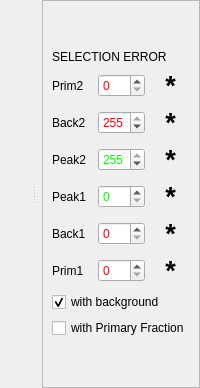
                  <widget class="QSplitter" name="splitter_2">
                   <property name="orientation">
                    <enum>Qt::Horizontal</enum>
                   </property>
                   <property name="childrenCollapsible">
                    <bool>false</bool>
                   </property>
                   <widget class="MPLWidgetNoLog" name="data_yt_plot" native="true">
                    <property name="sizePolicy">
                     <sizepolicy hsizetype="Expanding" vsizetype="Expanding">
                      <horstretch>0</horstretch>
                      <verstretch>0</verstretch>
                     </sizepolicy>
                    </property>
                   </widget>
                   <widget class="QWidget" name="layoutWidget_5">
                    <layout class="QHBoxLayout" name="horizontalLayout_31">
                     <item>
                      <widget class="MPLWidgetXLog" name="data_yi_plot" native="true">
                       <property name="enabled">
                        <bool>true</bool>
                       </property>
                       <property name="sizePolicy">
                        <sizepolicy hsizetype="Expanding" vsizetype="Expanding">
                         <horstretch>0</horstretch>
                         <verstretch>0</verstretch>
                        </sizepolicy>
                       </property>
                       <property name="statusTip">
                        <string extracomment="yo"/>
                       </property>
                       <property name="whatsThis">
                        <string extracomment="ya"/>
                       </property>
                      </widget>
                     </item>
                     <item>
                      <widget class="QFrame" name="frame_11">
                       <property name="maximumSize">
                        <size>
                         <width>180</width>
                         <height>16777215</height>
                        </size>
                       </property>
                       <property name="frameShape">
                        <enum>QFrame::StyledPanel</enum>
                       </property>
                       <property name="frameShadow">
                        <enum>QFrame::Raised</enum>
                       </property>
                       <layout class="QVBoxLayout" name="verticalLayout_26">
                        <item>
                         <spacer name="verticalSpacer_5">
                          <property name="orientation">
                           <enum>Qt::Vertical</enum>
                          </property>
                          <property name="sizeType">
                           <enum>QSizePolicy::Minimum</enum>
                          </property>
                          <property name="sizeHint" stdset="0">
                           <size>
                            <width>20</width>
                            <height>40</height>
                           </size>
                          </property>
                         </spacer>
                        </item>
                        <item>
                         <widget class="QLabel" name="data_selection_error_label">
                          <property name="text">
                           <string>SELECTION ERROR</string>
                          </property>
                         </widget>
                        </item>
                        <item>
                         <layout class="QVBoxLayout" name="verticalLayout_28">
                          <item>
                           <layout class="QHBoxLayout" name="horizontalLayout_36">
                            <item>
                             <widget class="QLabel" name="dataPrimToLabel">
                              <property name="text">
                               <string>Prim2</string>
                              </property>
                             </widget>
                            </item>
                            <item>
                             <widget class="QSpinBox" name="dataPrimToValue">
                              <property name="enabled">
                               <bool>true</bool>
                              </property>
                              <property name="palette">
                               <palette>
                                <active>
                                 <colorrole role="Text">
                                  <brush brushstyle="SolidPattern">
                                   <color alpha="255">
                                    <red>255</red>
                                    <green>0</green>
                                    <blue>0</blue>
                                   </color>
                                  </brush>
                                 </colorrole>
                                </active>
                                <inactive>
                                 <colorrole role="Text">
                                  <brush brushstyle="SolidPattern">
                                   <color alpha="255">
                                    <red>255</red>
                                    <green>0</green>
                                    <blue>0</blue>
                                   </color>
                                  </brush>
                                 </colorrole>
                                </inactive>
                                <disabled>
                                 <colorrole role="Text">
                                  <brush brushstyle="SolidPattern">
                                   <color alpha="255">
                                    <red>118</red>
                                    <green>118</green>
                                    <blue>117</blue>
                                   </color>
                                  </brush>
                                 </colorrole>
                                </disabled>
                               </palette>
                              </property>
                              <property name="maximum">
                               <number>255</number>
                              </property>
                              <property name="value">
                               <number>0</number>
                              </property>
                             </widget>
                            </item>
                            <item>
                             <widget class="QLabel" name="dataPrimToError">
                              <property name="font">
                               <font>
                                <pointsize>20</pointsize>
                                <weight>75</weight>
                                <bold>true</bold>
                               </font>
                              </property>
                              <property name="accessibleDescription">
                               <string/>
                              </property>
                              <property name="text">
                               <string>*</string>
                              </property>
                              <property name="alignment">
                               <set>Qt::AlignCenter</set>
                              </property>
                             </widget>
                            </item>
                           </layout>
                          </item>
                          <item>
                           <layout class="QHBoxLayout" name="horizontalLayout_32">
                            <item>
                             <widget class="QLabel" name="dataBackFromLabel">
                              <property name="enabled">
                               <bool>true</bool>
                              </property>
                              <property name="text">
                               <string>Back2</string>
                              </property>
                             </widget>
                            </item>
                            <item>
                             <widget class="QSpinBox" name="dataBackToValue">
                              <property name="palette">
                               <palette>
                                <active>
                                 <colorrole role="Text">
                                  <brush brushstyle="SolidPattern">
                                   <color alpha="255">
                                    <red>255</red>
                                    <green>0</green>
                                    <blue>0</blue>
                                   </color>
                                  </brush>
                                 </colorrole>
                                </active>
                                <inactive>
                                 <colorrole role="Text">
                                  <brush brushstyle="SolidPattern">
                                   <color alpha="255">
                                    <red>255</red>
                                    <green>0</green>
                                    <blue>0</blue>
                                   </color>
                                  </brush>
                                 </colorrole>
                                </inactive>
                                <disabled>
                                 <colorrole role="Text">
                                  <brush brushstyle="SolidPattern">
                                   <color alpha="255">
                                    <red>118</red>
                                    <green>118</green>
                                    <blue>117</blue>
                                   </color>
                                  </brush>
                                 </colorrole>
                                </disabled>
                               </palette>
                              </property>
                              <property name="maximum">
                               <number>255</number>
                              </property>
                              <property name="value">
                               <number>255</number>
                              </property>
                             </widget>
                            </item>
                            <item>
                             <widget class="QLabel" name="data_back2_error">
                              <property name="font">
                               <font>
                                <pointsize>20</pointsize>
                                <weight>75</weight>
                                <bold>true</bold>
                               </font>
                              </property>
                              <property name="accessibleDescription">
                               <string/>
                              </property>
                              <property name="text">
                               <string>*</string>
                              </property>
                              <property name="alignment">
                               <set>Qt::AlignCenter</set>
                              </property>
                             </widget>
                            </item>
                           </layout>
                          </item>
                          <item>
                           <layout class="QHBoxLayout" name="horizontalLayout_33">
                            <item>
                             <widget class="QLabel" name="dataPeakFromLabel">
                              <property name="text">
                               <string>Peak2</string>
                              </property>
                             </widget>
                            </item>
                            <item>
                             <widget class="QSpinBox" name="dataPeakToValue">
                              <property name="enabled">
                               <bool>true</bool>
                              </property>
                              <property name="palette">
                               <palette>
                                <active>
                                 <colorrole role="Text">
                                  <brush brushstyle="SolidPattern">
                                   <color alpha="255">
                                    <red>0</red>
                                    <green>255</green>
                                    <blue>0</blue>
                                   </color>
                                  </brush>
                                 </colorrole>
                                </active>
                                <inactive>
                                 <colorrole role="Text">
                                  <brush brushstyle="SolidPattern">
                                   <color alpha="255">
                                    <red>0</red>
                                    <green>255</green>
                                    <blue>0</blue>
                                   </color>
                                  </brush>
                                 </colorrole>
                                </inactive>
                                <disabled>
                                 <colorrole role="Text">
                                  <brush brushstyle="SolidPattern">
                                   <color alpha="255">
                                    <red>118</red>
                                    <green>118</green>
                                    <blue>117</blue>
                                   </color>
                                  </brush>
                                 </colorrole>
                                </disabled>
                               </palette>
                              </property>
                              <property name="maximum">
                               <number>255</number>
                              </property>
                              <property name="value">
                               <number>255</number>
                              </property>
                             </widget>
                            </item>
                            <item>
                             <widget class="QLabel" name="data_peak2_error">
                              <property name="font">
                               <font>
                                <pointsize>20</pointsize>
                                <weight>75</weight>
                                <bold>true</bold>
                               </font>
                              </property>
                              <property name="accessibleDescription">
                               <string/>
                              </property>
                              <property name="text">
                               <string>*</string>
                              </property>
                              <property name="alignment">
                               <set>Qt::AlignCenter</set>
                              </property>
                             </widget>
                            </item>
                           </layout>
                          </item>
                          <item>
                           <layout class="QHBoxLayout" name="horizontalLayout_34">
                            <item>
                             <widget class="QLabel" name="dataPeakToLabel">
                              <property name="enabled">
                               <bool>true</bool>
                              </property>
                              <property name="text">
                               <string>Peak1</string>
                              </property>
                             </widget>
                            </item>
                            <item>
                             <widget class="QSpinBox" name="dataPeakFromValue">
                              <property name="enabled">
                               <bool>true</bool>
                              </property>
                              <property name="palette">
                               <palette>
                                <active>
                                 <colorrole role="Text">
                                  <brush brushstyle="SolidPattern">
                                   <color alpha="255">
                                    <red>0</red>
                                    <green>255</green>
                                    <blue>0</blue>
                                   </color>
                                  </brush>
                                 </colorrole>
                                </active>
                                <inactive>
                                 <colorrole role="Text">
                                  <brush brushstyle="SolidPattern">
                                   <color alpha="255">
                                    <red>0</red>
                                    <green>255</green>
                                    <blue>0</blue>
                                   </color>
                                  </brush>
                                 </colorrole>
                                </inactive>
                                <disabled>
                                 <colorrole role="Text">
                                  <brush brushstyle="SolidPattern">
                                   <color alpha="255">
                                    <red>118</red>
                                    <green>118</green>
                                    <blue>117</blue>
                                   </color>
                                  </brush>
                                 </colorrole>
                                </disabled>
                               </palette>
                              </property>
                              <property name="maximum">
                               <number>255</number>
                              </property>
                              <property name="value">
                               <number>0</number>
                              </property>
                             </widget>
                            </item>
                            <item>
                             <widget class="QLabel" name="data_peak1_error">
                              <property name="font">
                               <font>
                                <pointsize>20</pointsize>
                                <weight>75</weight>
                                <bold>true</bold>
                               </font>
                              </property>
                              <property name="accessibleDescription">
                               <string/>
                              </property>
                              <property name="text">
                               <string>*</string>
                              </property>
                              <property name="alignment">
                               <set>Qt::AlignCenter</set>
                              </property>
                             </widget>
                            </item>
                           </layout>
                          </item>
                          <item>
                           <layout class="QHBoxLayout" name="horizontalLayout_35">
                            <item>
                             <widget class="QLabel" name="dataBackToLabel">
                              <property name="text">
                               <string>Back1</string>
                              </property>
                             </widget>
                            </item>
                            <item>
                             <widget class="QSpinBox" name="dataBackFromValue">
                              <property name="palette">
                               <palette>
                                <active>
                                 <colorrole role="Text">
                                  <brush brushstyle="SolidPattern">
                                   <color alpha="255">
                                    <red>255</red>
                                    <green>0</green>
                                    <blue>0</blue>
                                   </color>
                                  </brush>
                                 </colorrole>
                                </active>
                                <inactive>
                                 <colorrole role="Text">
                                  <brush brushstyle="SolidPattern">
                                   <color alpha="255">
                                    <red>255</red>
                                    <green>0</green>
                                    <blue>0</blue>
                                   </color>
                                  </brush>
                                 </colorrole>
                                </inactive>
                                <disabled>
                                 <colorrole role="Text">
                                  <brush brushstyle="SolidPattern">
                                   <color alpha="255">
                                    <red>118</red>
                                    <green>118</green>
                                    <blue>117</blue>
                                   </color>
                                  </brush>
                                 </colorrole>
                                </disabled>
                               </palette>
                              </property>
                              <property name="maximum">
                               <number>255</number>
                              </property>
                              <property name="value">
                               <number>0</number>
                              </property>
                             </widget>
                            </item>
                            <item>
                             <widget class="QLabel" name="data_back1_error">
                              <property name="font">
                               <font>
                                <pointsize>20</pointsize>
                                <weight>75</weight>
                                <bold>true</bold>
                               </font>
                              </property>
                              <property name="accessibleDescription">
                               <string/>
                              </property>
                              <property name="text">
                               <string>*</string>
                              </property>
                              <property name="alignment">
                               <set>Qt::AlignCenter</set>
                              </property>
                             </widget>
                            </item>
                           </layout>
                          </item>
                          <item>
                           <layout class="QHBoxLayout" name="horizontalLayout_40">
                            <item>
                             <widget class="QLabel" name="dataPrimFromLabel">
                              <property name="text">
                               <string>Prim1</string>
                              </property>
                             </widget>
                            </item>
                            <item>
                             <widget class="QSpinBox" name="dataPrimFromValue">
                              <property name="palette">
                               <palette>
                                <active>
                                 <colorrole role="Text">
                                  <brush brushstyle="SolidPattern">
                                   <color alpha="255">
                                    <red>255</red>
                                    <green>0</green>
                                    <blue>0</blue>
                                   </color>
                                  </brush>
                                 </colorrole>
                                </active>
                                <inactive>
                                 <colorrole role="Text">
                                  <brush brushstyle="SolidPattern">
                                   <color alpha="255">
                                    <red>255</red>
                                    <green>0</green>
                                    <blue>0</blue>
                                   </color>
                                  </brush>
                                 </colorrole>
                                </inactive>
                                <disabled>
                                 <colorrole role="Text">
                                  <brush brushstyle="SolidPattern">
                                   <color alpha="255">
                                    <red>118</red>
                                    <green>118</green>
                                    <blue>117</blue>
                                   </color>
                                  </brush>
                                 </colorrole>
                                </disabled>
                               </palette>
                              </property>
                              <property name="maximum">
                               <number>255</number>
                              </property>
                              <property name="value">
                               <number>0</number>
                              </property>
                             </widget>
                            </item>
                            <item>
                             <widget class="QLabel" name="dataPrimFromError">
                              <property name="font">
                               <font>
                                <pointsize>20</pointsize>
                                <weight>75</weight>
                                <bold>true</bold>
                               </font>
                              </property>
                              <property name="accessibleDescription">
                               <string/>
                              </property>
                              <property name="text">
                               <string>*</string>
                              </property>
                              <property name="alignment">
                               <set>Qt::AlignCenter</set>
                              </property>
                             </widget>
                            </item>
                           </layout>
                          </item>
                          <item>
                           <widget class="QCheckBox" name="dataBackgroundFlag">
                            <property name="text">
                             <string>with background</string>
                            </property>
                            <property name="checked">
                             <bool>true</bool>
                            </property>
                           </widget>
                          </item>
                          <item>
                           <widget class="QCheckBox" name="dataPrimaryFractionFlag">
                            <property name="text">
                             <string>with Primary Fraction</string>
                            </property>
                           </widget>
                          </item>
                         </layout>
                        </item>
                        <item>
                         <spacer name="verticalSpacer_6">
                          <property name="orientation">
                           <enum>Qt::Vertical</enum>
                          </property>
                          <property name="sizeType">
                           <enum>QSizePolicy::Minimum</enum>
                          </property>
                          <property name="sizeHint" stdset="0">
                           <size>
                            <width>20</width>
                            <height>40</height>
                           </size>
                          </property>
                         </spacer>
                        </item>
                       </layout>
                      </widget>
                     </item>
                    </layout>
                   </widget>
                  </widget>
